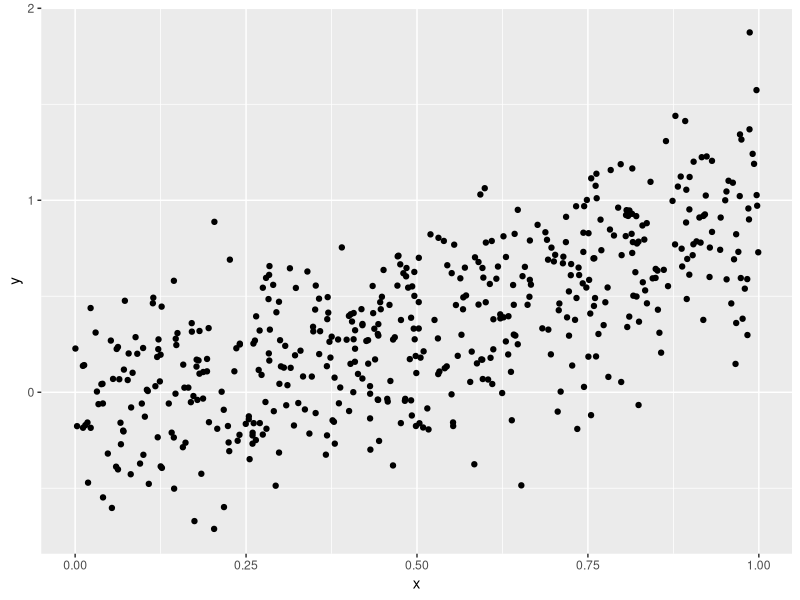

Reproduce this figure in R.
## ---- chunk 1
knitr::opts_chunk$set(
  echo = TRUE, fig.width=8, fig.height=4.5, message=FALSE, warning = FALSE
  )
set.seed(76)

# Load packages
library(tidyverse)
library(broom)
library(knitr)
## ---- chunk 2
f <- function(x) {
  x^2
}
sigma <- 0.3
## ---- chunk 3
x0 <- 0.95
test_set <- data_frame(x=x0)
## ---- chunk 4
generate_sample <- function(f, n, sigma) {
  sample <- data_frame(
    x = runif(n, min = 0, max = 1),
    f_x = f(x),
    epsilon = rnorm(n = n, mean = 0, sd = sigma),
    y = f_x + epsilon
  )
  # Recall: We don't observe f(x) and epsilon, just (x, y)
  sample <- sample %>% 
    select(x, y)
  
  return(sample)
}
## ---- chunk 5
n <- 500
n_sample <- 10000
## ---- chunk 6
train_set <- generate_sample(f,n,sigma)

ggplot(data = train_set, aes(x = x, y = y)) + geom_point()

model1<-smooth.spline(train_set$x, train_set$y, df=2)
model2<-smooth.spline(train_set$x, train_set$y, df=99)


model1predict <- predict(model1, x=x0)
model2predict <- predict(model2, x=x0)

MSE1<- (x0^2-model1predict$y)^2
MSE2<- (x0^2-model2predict$y)^2
Bias1 <- model1predict$y - x0^2
Bias2 <- model2predict$y - x0^2

MSE1
MSE2
Bias1
Bias2

